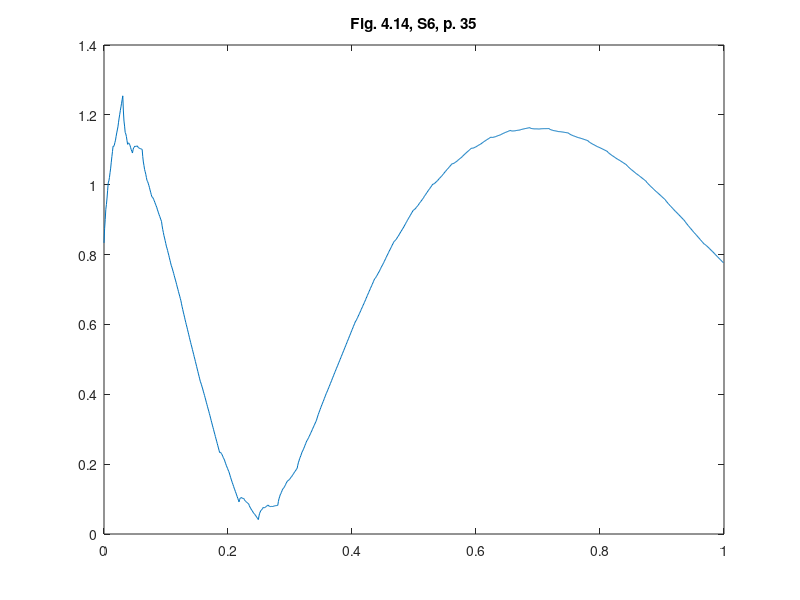

MATLAB code to generate this figure:
%% ========================================================================
%% Programmatic octave notes on "Ripples in Mathematics" by A. Jensen
%% and A. la Cour-Harbo written with a deep gratitude to the authors for
%% this wonderful text. 
%% 
%% Reconstruction of graphs in Figure 4.13, top, p.34, Ch 04, S6.
%%
%% Author: Vladimir Kulyukin
%% 
%% NB: I have tested this code in Octave 4.
%% =========================================================================
t = (1.0/1024.0)*[0:1023];

y_fig_4_14_s6_p34 = [
0.8334374694168124
0.8746018454451339
0.9000520197714186
0.9297128017534636
0.9436593820334725
0.9618165699692416
0.9841843655607714
1.0054239322312957
1.0109492971997835
1.0206852698240316
1.0346318501040406
1.0474502014630438
1.0644791604778079
1.0803798905715662
1.0951523917443196
1.1102272009453331
1.1095878084443114
1.1131590235990494
1.120940846409548
1.1275944402990412
1.1384586418442948
1.1481946144685429
1.156802358171786
1.1657124099032892
1.1788330692905538
1.1908254997568126
1.2016897013020662
1.2128562108755803
1.2228944915280895
1.2332350802088594
1.2438779769178898
1.254439870434882
1.2110979812394718
1.1821995670908323
1.1677446279889643
1.1494195714124142
1.1455379898826357
1.1377862908781755
1.126164474399034
1.1155796527718467
1.1194383061914315
1.1194268421363345
1.1155452606065561
1.1127006739287317
1.1059859697762262
1.1003082604756749
1.0956675460270784
1.0907489696453452
1.1002738683103839
1.1059286495007408
1.1077133132164163
1.1105349717840463
1.1094865128769946
1.1094750488218974
1.1105005796187546
1.1112482484824753
1.1081257998715153
1.1060403461125092
1.104991887205458
1.1036655663652697
1.1033762403770364
1.1028090524556662
1.1019640026011595
1.1011934056272439
1.0804549230049674
1.0650668192167259
1.0550290942625198
1.0435577396205333
1.0374367638125825
1.0298821583168511
1.0208939231333396
1.0122898278669137
1.009036111434524
1.0043487653143537
0.9982277895064031
0.9924909536155382
0.9853204880368931
0.9785341623753336
0.9721319766308607
0.9656268609058234
0.9644721240148226
0.9618837574360412
0.9578617611694791
0.954223904820003
0.9491524187827467
0.9444650726625761
0.940161866459492
0.9357557302758437
0.9299159644044154
0.9244603384500729
0.9193888524128164
0.914214436394996
0.9094241602942621
0.904530954212964
0.8995348181511023
0.8945662620944093
0.8821806799729595
0.8717824839958015
0.863371674162936
0.8544283458176585
0.8474724036166736
0.8399839429032765
0.8319629636774675
0.8240846723570137
0.8181937671808528
0.8117703434922795
0.8048144012912944
0.7980011469956646
0.7906553741876231
0.7834522892849367
0.7763918922876059
0.7692932621812651
0.7641820182192176
0.7585382557447576
0.7523619747578856
0.7463283816763691
0.7397622700824406
0.7333388463938673
0.7270581106106495
0.7207391417184219
0.7138876543137829
0.7071788548144988
0.7006127432205703
0.6940083985176319
0.6875467417200493
0.6810468518134568
0.6745087287978546
0.6679808503129355
0.6590536341444863
0.6507693185707082
0.6431279035916019
0.6353142239173396
0.6281434448377491
0.6208004010630027
0.6132850925931008
0.6058159423091499
0.5989896926198712
0.5919911782354363
0.5848203991558458
0.5776957782622065
0.5703988926734118
0.5631481652705682
0.5559435960536762
0.5487266587881341
0.542152622117264
0.535406320751238
0.5284877546900562
0.5216153468148256
0.5145706742444396
0.5075721598600047
0.5006198036615214
0.493655079414388
0.4865180904720994
0.47942725971576183
0.47238258714537573
0.46532554652633973
0.4583146640932553
0.451291413611521
0.4442557950811369
0.43722349055940035
0.43248940333009855
0.42713951063325745
0.4211738124688774
0.41537311888221895
0.4089566198280217
0.40270512535154607
0.3966186354527922
0.39048793271069027
0.38374142450104953
0.37715992086913036
0.370743421814933
0.36428270991738754
0.35798700259756405
0.35164708243439247
0.3452629494278729
0.3388906632170234
0.33190257153863517
0.3250794844379685
0.3184214019150236
0.31171910654873064
0.30518181576015957
0.2986003121282404
0.2919745956529733
0.28536072597337625
0.2789118608715012
0.2724187829262781
0.265881492137707
0.259356048144806
0.25278639130855707
0.24622858126797825
0.23968261802306962
0.23313348043882826
0.23409327076547037
0.23304104992236763
0.22997681790952026
0.2274517026647683
0.22291457625027175
0.2189165666038706
0.21545767372556496
0.21185432494462197
0.20623896499393446
0.20116272181134237
0.1966255953968457
0.19194401307971182
0.18780154753067343
0.18351462607899777
0.17908324872468484
0.1746905782128254
0.16828589653122145
0.16242033161771288
0.15709388347229986
0.1516229794242495
0.14669119214429466
0.1416149489617025
0.13639424987647314
0.13121225763369732
0.12656938215901703
0.12178205078169944
0.1168502635017446
0.11195718306424329
0.10691964672410478
0.10192081722641977
0.09696069457118836
0.09199020044877991
0.09891657748213448
0.10265519749684521
0.10320606049291212
0.10461108040779127
0.10282834330402668
0.10189976311907432
0.10182533985293421
0.10152204593018888
0.09803099498879977
0.09539410096622289
0.09361136386245827
0.09159975610208845
0.0904423052605309
0.08905598376236815
0.08744079160760015
0.0858869251604407
0.08114530169463754
0.07725783514764659
0.07422452551946786
0.07096234523468394
0.06855432186871227
0.06591742784613538
0.06305166316695332
0.060247224195379784
0.058296942142618546
0.05611778943325208
0.05370976606728041
0.05136306840891727
0.04878750009394896
0.04627325748658918
0.04382034058683794
0.04135099151325772
0.052016677243873884
0.05916284100615092
0.06278948280008886
0.06735917766318686
0.06840935055794577
0.07040257652186471
0.07333885555494372
0.07602244427972159
0.07518651103616039
0.0752936308617592
0.0763438037565181
0.07714128634297585
0.07888182199859368
0.08036966734591036
0.08160482238492593
0.08290768558798593
0.08069102682270689
0.07941742112658785
0.0790868684996289
0.0785036255643688
0.07886343569826876
0.07897055552386757
0.0788249850411653
0.07874712272250745
0.07961231347300968
0.08022481391521077
0.08058462404911074
0.08101214234705514
0.08118697033669844
0.08142950649038619
0.08173975080811839
0.08203185277797387
0.09292906267247185
0.10098464246291694
0.1061985921493092
0.11217395432727037
0.11530768640117872
0.11920283096665595
0.12385938802370214
0.1283119252185254
0.12992283230929597
0.13229515189163538
0.13542888396554376
0.13835859617722923
0.14204972088048362
0.14553682572151513
0.1488199107003238
0.15215766263645497
0.1526537844685334
0.1539113187921807
0.15593026560739692
0.15774519256039024
0.16032153200495255
0.16269385158729197
0.16486215130740853
0.16708511798484757
0.1700694971538556
0.17284985646064072
0.17542619590520303
0.1780572023070878
0.18048418884674974
0.18296584234373417
0.18550216279804116
0.18802383528528088
0.1968130471830748
0.20392287695728045
0.2093533246078979
0.21523376134231406
0.21943481595314207
0.22408585964776867
0.22918689242619408
0.23416735099301275
0.2374684274362433
0.24121949296327252
0.24542054757410048
0.2495010279733217
0.2540314974563417
0.2584413927277549
0.2627307137875615
0.2670523426099961
0.26969458930884266
0.2727868250914879
0.2763290499579318
0.27975070061276897
0.2836223403514049
0.287373405878434
0.2910038971938566
0.2946666962719071
0.29877948443375657
0.30277169838399914
0.3066433381226351
0.310547285623899
0.3143306589135563
0.3181463399658416
0.3219943287807549
0.3258336607567627
0.33204822548595253
0.3376263485170912
0.3425680298501789
0.34768024522228874
0.35215601889634773
0.3568023266094289
0.36161916836153235
0.36639031565559765
0.3705250212516121
0.3748302608866486
0.3793060345607076
0.3837361137767284
0.3883367270317716
0.39289164582877667
0.3974008701677438
0.40192233829984053
0.40580736473388673
0.40986292520695494
0.41408901971904544
0.41826941977309773
0.42262035386617247
0.4269255935012091
0.43118513867820774
0.43545692764833605
0.4398992506574869
0.4442958792085996
0.44864681330167433
0.45300999118787877
0.45732747461604534
0.4616572018373416
0.46599917285176795
0.47033786315171255
0.4744859355173582
0.47868508380456204
0.4829353080133243
0.4871718464701522
0.49145946084853875
0.4957333894749908
0.4999936323495088
0.5042575423102053
0.5085725281924602
0.5128738283227808
0.5171614427011672
0.521452724165732
0.5257303198783629
0.5300115826771722
0.5342965125621602
0.5385804598543678
0.5429154830681342
0.547236820529966
0.5515444722398639
0.5558557910359401
0.5601534240800822
0.5644547242104028
0.568759691426902
0.5730636760506209
0.577353974922406
0.5816479408803695
0.5859455739245115
0.5902422243758733
0.5945425419134139
0.5988418768581742
0.6031402292101545
0.6074388448470767
0.6101587865136384
0.6133017325956701
0.6168676830931721
0.6203202898991538
0.6241959011206059
0.6279581686505377
0.6316070924889496
0.6352863866779713
0.6393886852824636
0.6433776401954356
0.6472532514168877
0.6511592329889496
0.6549518708694915
0.6587748791006433
0.6626282576824052
0.6664734985532471
0.6707417438395593
0.6748966454343515
0.6789382033376237
0.6830101315915058
0.686968716153868
0.6909576710668399
0.6949769963304218
0.6989881838830838
0.7028860277442261
0.7068142419559783
0.7107728265183404
0.7147232733697826
0.7187040905718349
0.7226767700629672
0.7266413118431799
0.7306080341164616
0.7323688903483144
0.7347208066045793
0.7376637828852561
0.7404483851097133
0.7438240473585832
0.7470413355512332
0.7501002496876636
0.7532016000245598
0.756894010385869
0.7604280466909581
0.7638037089398279
0.7672218073891635
0.7704815317822796
0.7737836923758618
0.7771282891699101
0.7804615152183134
0.7843858012911293
0.7881517133077254
0.7917592512681021
0.7954092254289447
0.7989008255335679
0.802434861838657
0.8060113343442122
0.8095764361041227
0.8129831638078138
0.8164323277119707
0.8199239278165937
0.823404157175572
0.8269268227350166
0.8304381175488162
0.8339380416169712
0.8374410124672387
0.8385329536404498
0.8402709282685553
0.8426549363515559
0.8448658402920336
0.8477227776874068
0.8504066109402569
0.8529173400505847
0.8554744522761075
0.8586775979565258
0.8617076394944212
0.864564576889794
0.867467897400362
0.870198113768408
0.8729747132516492
0.8757976958500856
0.8786082501302629
0.8820648378653356
0.8853483214578856
0.8884587009079128
0.8916154634731351
0.8945991218958353
0.8976291634337306
0.9007055880868214
0.9037695844216529
0.9066604766139625
0.9095977519214671
0.9125814103441673
0.9155526404486082
0.9185702536682447
0.9215754385696219
0.9245681951527402
0.9275642818936991
0.9281567422824852
0.929393252411242
0.9312738122799697
0.9329817995409867
0.935333836541975
0.9375133009352522
0.939520192720819
0.9415733251972571
0.9442705074136671
0.9467951170223659
0.9491471540233539
0.9515454317152137
0.953771136799363
0.9560430825743839
0.9583612690402765
0.9606670653503926
0.9636169114004804
0.966394184842857
0.9689988856775229
0.9716498272030603
0.9741281961208875
0.9766528057295861
0.9792236560291567
0.9817821161729505
0.9841680037090343
0.9866001319359894
0.9890785008538163
0.9915444796158666
0.9940566990687889
0.9965565283659346
0.9990439675073033
1.0015347265809065
1.0017264131107395
1.0025341342720162
1.0039578900647366
1.0052165798754518
1.0070913043176117
1.008800962777766
1.0103455552559155
1.0119343770306408
1.014139233436811
1.0161790238609754
1.0180537483031349
1.0199727020418705
1.021726589798601
1.0235247068519076
1.0253670532017902
1.0271975483473734
1.0296440781244014
1.031925541919424
1.0340419397324412
1.0362025668420343
1.0381981279696233
1.0402379183937878
1.0423219381145286
1.0443941066309699
1.046301209165406
1.0482525409964183
1.0502481021240064
1.052231812047295
1.0542597512671608
1.0562758392827265
1.058280076093993
1.0602874884258804
1.0601376766634978
1.0605658913550675
1.0615721325005902
1.062423491924572
1.0638528778025074
1.0651273819589018
1.0662470043937557
1.0674081272608185
1.0691472765818344
1.0707315441813097
1.0721609300592447
1.0736318163693885
1.0749478209579924
1.0763053259788047
1.0777043314318266
1.079092216877552
1.0810581287772314
1.0828691589553696
1.0845253074119672
1.0862229563007737
1.0877657234680405
1.0893499910675157
1.0909757590992004
1.0925904071235886
1.094050173426437
1.0955514401614943
1.0970942073287604
1.0986258544887306
1.10019900208091
1.1017610296657934
1.1033119372433808
1.1048658244179426
1.1044120040411483
1.1044961472813772
1.1051182541386306
1.1055962140791444
1.106612137636683
1.1074839142774822
1.1082115440015423
1.1089777977755342
1.1102820151665505
1.1114420856408276
1.112458009198366
1.1135125568058355
1.1144229574965667
1.115371982237229
1.1163596310278234
1.1173369305354297
1.1188521936600608
1.1202233098679524
1.1214502791591054
1.1227158725001896
1.1238373189245352
1.1249973893988123
1.126196083923021
1.1273844291642419
1.1284286274887245
1.1295114498631382
1.130632896287484
1.1317439934288416
1.1328937146201312
1.134033086528433
1.1351621091537474
1.13629390486108
1.1355614035234216
1.13532843907342
1.1355950115110758
1.1357277334430942
1.1363599922627698
1.1368584005768079
1.137222958385209
1.137623381328502
1.1385233411594529
1.139289450484766
1.1399217093044418
1.1405898332590094
1.1411241067079398
1.141694245291762
1.1423002490104763
1.1428966426952598
1.1439925732677017
1.1449546533345054
1.1457828828956718
1.1466469775917298
1.1473772217821512
1.148143331107464
1.1489453055676693
1.1497376699939432
1.1503961839145807
1.1510905629701098
1.1518208071605307
1.1525414413170207
1.1532979406084034
1.1540448298658548
1.1547821090893757
1.155521963313727
1.1545292091460935
1.1540007059978912
1.1539364538691212
1.1537478060546085
1.1540234092595285
1.154174616778706
1.1542014286121414
1.154261572169113
1.1547859667455174
1.1551859656361794
1.155461568841099
1.155770503769555
1.1559550430122691
1.1561729139785195
1.1564241166683067
1.1566663881496895
1.1573729106505053
1.1579550374655785
1.1584127685949095
1.1589038314477764
1.1592704986149023
1.159670497505564
1.1601038281197624
1.1605282275255566
1.160828231245609
1.161161566689198
1.161528233856323
1.161885969815044
1.1622770374973024
1.1626591739711563
1.1630323792366062
1.1634079776121353
1.1621694654869659
1.161363452966953
1.160989940052097
1.1605005392173124
1.160443637987685
1.1602708488381286
1.1599821717686438
1.159724546773716
1.1598994213839458
1.1599584080742464
1.1599015068446188
1.1598756576895484
1.1597339206145496
1.159623235614108
1.159543602688224
1.1594556493840384
1.159800195685011
1.1600288540660544
1.1601416245271694
1.1602854470628412
1.160313381678585
1.1603723683688856
1.160462407133744
1.1605441255203008
1.1605099559869303
1.1605068385281163
1.16053477314386
1.1605543873813025
1.1606050536933024
1.1606473996270013
1.1606814251823994
1.1607176801764434
1.1592457531092073
1.1581779422073302
1.1575142474708124
1.156742270134138
1.1563744089628232
1.1558982651913519
1.1553138388197242
1.1547584266833624
1.1546071307123609
1.1543475521412023
1.1539796909698876
1.1536408440338386
1.1531937144976339
1.1527755991966948
1.1523864981310223
1.1519896227244406
1.1519968634832196
1.1518958216418413
1.151686497200307
1.1515061869940384
1.151217594187614
1.1509580156164554
1.1507274512805632
1.1504891126037622
1.1501424913268055
1.1498248842851144
1.1495362914786895
1.149239924331356
1.148972571419289
1.148697444166313
1.1484145425724286
1.1481337241069123
1.1464397645709277
1.1451244550435662
1.1441877955248279
1.1431496770420646
1.1424902085679252
1.1417292811297608
1.1408668947275717
1.1400316941728577
1.1395751436267678
1.1390171341166526
1.1383576656425132
1.1377253830158487
1.13699164142516
1.136285085681946
1.1356057157862078
1.1349190614645925
1.1346110571516017
1.1342015938745855
1.1336906716335449
1.1332069352399792
1.132621739882389
1.1320637303722738
1.1315329067096342
1.1309947986211177
1.1303552315685774
1.129742850363512
1.1291576550059217
1.1285651752224546
1.1279998812864633
1.1274273029245951
1.1268474401368507
1.1262695292051366
1.1243648864128664
1.1228157403512047
1.1216220910201515
1.12033318662722
1.1193997789648977
1.1183711162406964
1.1172471984546168
1.1161488041854422
1.115405906646877
1.1145677540464332
1.1136343463841105
1.112726462238693
1.1117233230313974
1.1107457073410067
1.1097936151675214
1.1088346839882932
1.108231249539675
1.1075325600291772
1.106738615456801
1.1059701944013303
1.1051065182839812
1.1042683656835368
1.1034557365999982
1.1026362685107167
1.101721545359557
1.1008323457253022
1.0999686696079527
1.0990981544848604
1.0982531628786738
1.097401332266744
1.0965426626490715
1.0956858255374642
1.0935826678732594
1.0918134607946333
1.0903782043015862
1.0888534660188212
1.0876626783216357
1.0863824088347318
1.0850126575581103
1.0836668828547806
1.082655058737031
1.0815537528295627
1.0803629651323772
1.0791961540084831
1.077939861094872
1.0767075447545524
1.0754992049875252
1.0742844407170469
1.0734036270321485
1.0724333315575318
1.0713735542931977
1.0703377536021552
1.0692124711213953
1.0681111652139272
1.0670338358797513
1.0659500820421244
1.0647768464147802
1.0636275873607277
1.0625023048799676
1.0613705978957562
1.0602628674848373
1.0591487125704673
1.0580281331526469
1.0569092751753373
1.0546214884468608
1.0526469152332687
1.0509855555345617
1.0492402705274826
1.0478081990352885
1.046292202234722
1.0446922801257843
1.0431148457354487
1.0418506248599986
1.0405024786761763
1.0390704071839822
1.0376608234103903
1.0361673143284276
1.034696292965067
1.033247759320309
1.0317932001095118
1.0306518544136
1.0294265834093161
1.0281173870966605
1.0268306785026071
1.0254600446001823
1.0241118984163597
1.0227862399511405
1.0214545559198815
1.020038946580251
1.018645824959223
1.017275191056798
1.0158985315883335
1.0145443598384722
1.013184162522571
1.0118179396406313
1.010453331304245
1.0079975493295745
1.0058341464500842
1.0039631226657746
1.0020137561390272
1.000356768707461
0.998621438533457
0.9968077656170158
0.9950150845751431
0.9935147826284518
0.9919361379393228
0.9902791505077564
0.9886431549507587
0.9869288166513239
0.9852354702264576
0.9835631156761606
0.9818851363700248
0.9804995361590704
0.9790355932056782
0.9774933075098488
0.975972013688588
0.97437237712489
0.9727937324357606
0.9712360796212005
0.9696728020508018
0.9680311817379663
0.9664105532996994
0.9648109167360013
0.9632056554164647
0.9616213859714975
0.9600314917706914
0.9584359728140471
0.9568419610061871
0.9542387960148406
0.9519060328040485
0.9498436713738109
0.9477088560048416
0.9458444424164272
0.943907574889281
0.9418982534234034
0.9399083459318973
0.9381888402209462
0.9363968805712631
0.9345324669828488
0.9326874673688059
0.9307700138160317
0.9288719742376288
0.9269933486335977
0.9251095210708116
0.9234960952885805
0.9218102155676176
0.9200518819079232
0.9183129622226002
0.9165015885985459
0.914709628948863
0.9129370832735517
0.9111593356394858
0.9093091340666881
0.9074783464682621
0.9056669728442077
0.9038503972613984
0.9020532356529609
0.9002508720857685
0.8984433065598214
0.8966371348945215
0.893916172900962
0.8914403282371033
0.889209600902946
0.8869131945782439
0.8848619055832435
0.8827449375976983
0.8805622906216091
0.8783972422779955
0.8764773112640836
0.8744917012596269
0.8724404122646263
0.8704067219021014
0.8683073525490325
0.8662255818284395
0.8641614097403224
0.8620925221128454
0.8602687518150699
0.8583793025267499
0.8564241742478855
0.8544866446014973
0.8524834359645648
0.8504978259601083
0.8485298145881277
0.8465570876767874
0.844518681774903
0.8424978745054945
0.8404946658685619
0.8384867416922694
0.8364964161484533
0.834501375065277
0.832501618442741
0.830503125345168
0.8296027895011142
0.8284082033078174
0.826919366765278
0.8255093743661907
0.8238051316178607
0.8221797330129829
0.8206331785515573
0.8190654978655653
0.8172035668303312
0.8154204799385492
0.8137162371902191
0.811990868217323
0.8103443433878795
0.8086766923338697
0.806987915055294
0.8053047985315296
0.8033274316585233
0.8014289089289688
0.7996092303428664
0.797768425532198
0.7960064648649818
0.7942233779731995
0.7924191648568515
0.7906206124953148
0.7889009042772307
0.7871600698345804
0.7853981091673641
0.7836418092549592
0.7818643831179888
0.7800926177358295
0.7783265131084821
0.7765588916864541
];

figure;
plot(t, y_fig_4_14_s6_p34);
xlim([0 1]);
title('Fig. 4.14, S6, p. 35');
